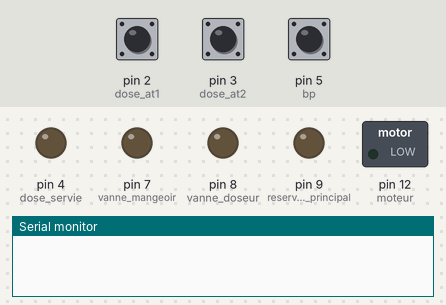
Simulated run of this sketch. Board: Arduino Uno, built with avr-gcc and run on an emulated ATmega328P. On the bench: switched loads named in the sketch (green lamp = pin HIGH), output pins drawn as LEDs (lit = HIGH), the last lines printed to the serial monitor. The inputs (shaded band) are chosen by the test bench; at power-on: pin 5 (bp) HIGH, pin 2 (dose_at1) HIGH, pin 3 (dose_at2) HIGH.

Above: at 1.2 s.
1.3 s: pin 5 (bp) pulled LOW for 0.15 s
At 1.7 s:
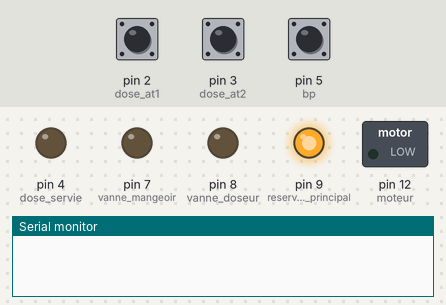
At 2.7 s:
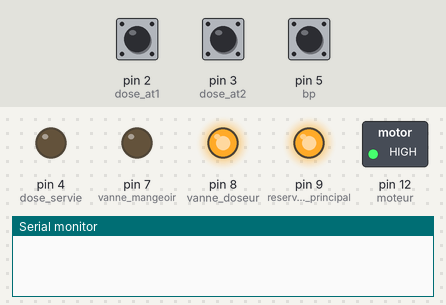
3.8 s: pin 2 (dose_at1) pulled LOW for 0.15 s
At 5.3 s:
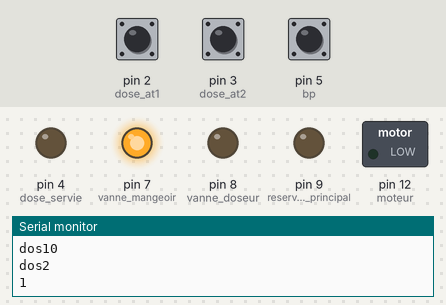
Timing chart, 0 to 11.3 s (numbered marks = the images above; inputs shaded):
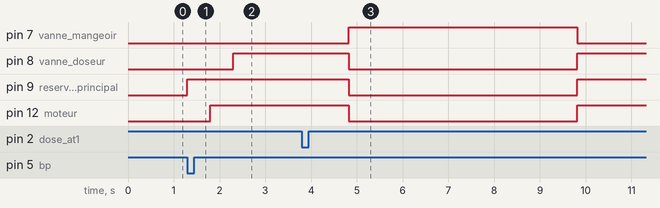

The sketch:

SMART_GRANGE.ino
```cpp
 int bp=5;
 int reservoir_principal=9;
 int moteur = 12;
 int vanne_doseur = 8;
 int vanne_mangeoir = 7;
 int dose_servie = 4;
 int dose_at1  = 2;
 int dose_at2  = 3;
bool dose_atteint1  ;
bool dose_atteint2   ;
int i=0;
int j=0;
bool demarre;

void setup() {
  // put your setup code here, to run once:
pinMode(reservoir_principal,OUTPUT);
pinMode(moteur,OUTPUT);
pinMode(vanne_doseur,OUTPUT);
pinMode(vanne_mangeoir,OUTPUT);
pinMode(dose_servie,OUTPUT);
pinMode(dose_at1,INPUT_PULLUP);
pinMode(dose_at2,INPUT_PULLUP);
pinMode(bp,INPUT_PULLUP);
Serial.begin (9600);
}

void loop() {
  // put your main code here, to run repeatedly:
   demarre=digitalRead(bp);
  if(demarre==LOW){
  digitalWrite(vanne_mangeoir,LOW);
  digitalWrite(dose_servie,LOW);
  dose_atteint1=digitalRead(dose_at1);
  dose_atteint2=digitalRead(dose_at2);
  digitalWrite(reservoir_principal,HIGH);
  delay(500);
  digitalWrite(moteur,HIGH);
   delay(500);
  digitalWrite(vanne_doseur,HIGH);
  delay(500);


    while(i<=10){
      dose_atteint1=digitalRead(dose_at1);
      dose_atteint2=digitalRead(dose_at2);
       Serial.println ("i");
       Serial.println (i);
      digitalWrite(vanne_mangeoir,LOW);
      digitalWrite(reservoir_principal,HIGH);
      digitalWrite(moteur,HIGH);
      digitalWrite(vanne_doseur,HIGH);
      if (dose_atteint1 == LOW){
         Serial.print ("dos1");
         Serial.println (dose_atteint1);
         delay(1000);
         if (dose_atteint2 == HIGH){
        Serial.println ("dos2");
        Serial.println (dose_atteint2);
        digitalWrite(reservoir_principal,LOW);
        digitalWrite(moteur,LOW);
        digitalWrite(vanne_doseur,LOW);
        digitalWrite(vanne_mangeoir,HIGH);
        delay(5000);
         i++;
      }
      }

      }
      i=0;
       while(j<=19){
         dose_atteint1=digitalRead(dose_at1);
         dose_atteint2=digitalRead(dose_at2);
         Serial.println ("j");
         Serial.println (j);
         digitalWrite(vanne_mangeoir,LOW);
         digitalWrite(dose_servie,LOW);
         digitalWrite(reservoir_principal,HIGH);
         digitalWrite(moteur,HIGH);
         digitalWrite(vanne_doseur,HIGH);
         if (dose_atteint1 == LOW){
           Serial.println ("GFDS");
         Serial.println (dose_atteint1);
            delay(1000);
            if (dose_atteint2 == LOW){
            digitalWrite(reservoir_principal,LOW);
            digitalWrite(moteur,LOW);
            digitalWrite(vanne_doseur,LOW);
            digitalWrite(vanne_mangeoir,HIGH);
            delay(500);
            digitalWrite(dose_servie,HIGH);
            delay(500);
         }
         }
       j++;
       }
       j=0;
     }
     }
```

Measured:
- after the input at 1.3 s, pin 8 (vanne_doseur): LOW → HIGH after 1.0 s; pin 9 (reservoir_principal): LOW → HIGH at once; pin 12 (moteur): LOW → HIGH after 0.50 s
- after the input at 3.8 s, pin 7 (vanne_mangeoir): LOW → HIGH after 1.0 s, → LOW 5.0 s later; pin 8 (vanne_doseur), pin 9 (reservoir_principal), pin 12 (moteur): HIGH → LOW after 1.0 s, → HIGH 5.0 s later
